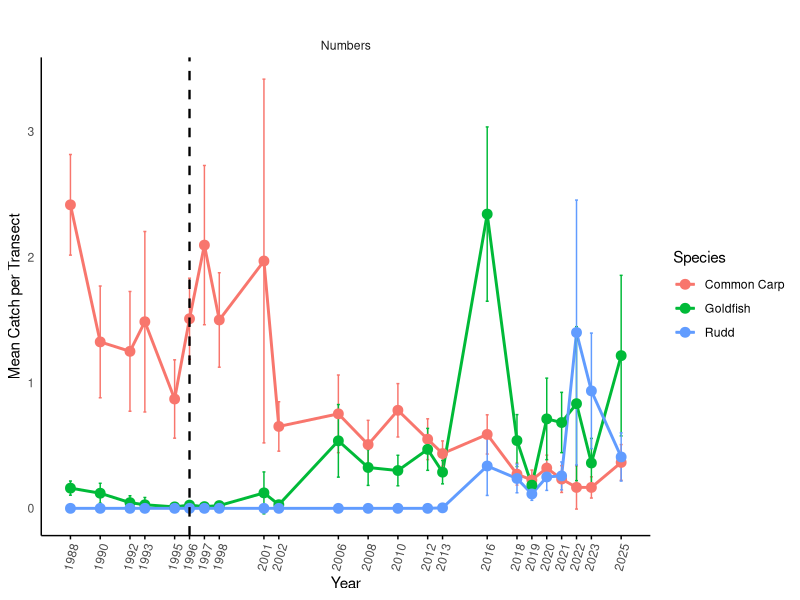

The R script that drew this image: (Note: this script raises an error after producing the figure.)
#efish catch data 
#DFO long-term boat electrofishing monitoring surverys
#includes all avaliable data. Sampling occured during spring, summer, fall at night, day, and dusk
#goldfish, common carp, and rudd

#load in data 


#get year column 
#change names to common 
library(lubridate)
library(dplyr)
library(tidyr)
library(ggplot2)
library(readxl)

#file locations 
efish_biomass <- read_excel("01_data/01_raw_files/efish data/efish_biomass.xlsx")
efishcatchdata <- read_excel("01_data/01_raw_files/efish data/efishcatchdata.xlsx")

efishcatchdata$year<-year(efishcatchdata$Date)
efish_biomass$year<-year(efish_biomass$Date)

#change namges 
efishcatchdata <- efishcatchdata %>%
 mutate(
  Species = case_when(
   Species == "F0181" ~ "Goldfish",
   Species == "F0186" ~ "Common Carp",
   Species == "F0220" ~ "Rudd",
   TRUE ~ Species
  )
 )

#now need to add in zeros/ tranects that were sampled but no catch occured for any of the three species 
#join test 
#these dataframes are in the raw data file 
head(efishcatchdata)
head(efish_biomass)


# Step 1: Get all unique transect-date combinations from the complete sampling data
all_samples <- efish_biomass %>%
 select(Sample, Location, Transect, Date, Time, Estimate, `Time Period`, year) %>%
 distinct()

# Find which transect-date combinations are NOT in the catch data
#anti-join fnction will find transect-date combination that exist in the sampling data (biomass df) but not the catch df

zero_catch_events <- all_samples %>%
 anti_join(efishcatchdata, by = c("Transect", "Date")) %>%
 mutate(
  Species = NA,
  Biomass = 0,
  Numbers = 0,
  year = year(Date)
 )

# Combine with original catch data
complete_catch_data <- bind_rows(efishcatchdata, zero_catch_events)


# Calculate mean catch per transect by species and year with confidence intervals
# This includes zeros where species wasn't caught but sampling occurred
summary_data <- complete_catch_data %>%
 # Get all unique transect-date-year combinations (all sampling events)
 distinct(Transect, Date, year) %>%
 # Cross join with all species to create every species x sampling event combination
 cross_join(
  complete_catch_data %>% 
   filter(!is.na(Species)) %>% 
   distinct(Species)
 ) %>%
 # Join back to actual catch data
 left_join(
  complete_catch_data %>% filter(!is.na(Species)),
  by = c("Transect", "Date", "year", "Species")
 ) %>%
 # Replace NAs with 0 (these are the true zeros where species wasn't caught)
 mutate(
  Numbers = ifelse(is.na(Numbers), 0, Numbers)
 ) %>%
 # Now calculate means and confidence intervals
 group_by(Species, year) %>%
 summarise(
  mean_numbers_per_transect = mean(Numbers),
  sd = sd(Numbers),
  n_transects = n(),
  se = sd / sqrt(n_transects),
  ci_lower = mean_numbers_per_transect - qt(0.975, n_transects - 1) * se,
  ci_upper = mean_numbers_per_transect + qt(0.975, n_transects - 1) * se,
  .groups = "drop"
 )



# Reshape data to long format
summary_long <- summary_data %>%
 pivot_longer(
  cols = c(mean_numbers_per_transect),
  names_to = "metric",
  values_to = "value"
 ) %>%
 mutate(metric = recode(metric,
                        "mean_numbers_per_transect" = "Numbers"))


#ggplot of rudd, common carp, goldfish mean catch over sampling years 

ggplot(summary_long, aes(x = year, y = value, color = Species)) +
 geom_line(linewidth = 1) +
 geom_errorbar(aes(ymin = ci_lower, ymax = ci_upper), width = 0.2) +
 geom_point(size = 3) +
 geom_vline(xintercept = 1996, linetype = "dashed", color = "black", linewidth = 0.8) +
 facet_wrap(~metric, scales = "free_y") +
 scale_x_continuous(breaks = unique(summary_long$year)) +
 labs(
  x = "Year",
  y = "Mean Catch per Transect",
  title = ""
 ) +
 theme_minimal() +
 theme(
  axis.text.x = element_text(angle = 75, hjust = 1),
  panel.grid.major = element_blank(),
  panel.grid.minor = element_blank(), 
  axis.line = element_line(color = "black"),
 axis.ticks.x = element_line(color = "black"))

#assign zone and replot by zone 

Transect_details <- read.csv("01_data/01_raw_files/efish data/HH_TransectDetails.csv")

complete_catch_data_zone <- complete_catch_data %>%
 left_join(Transect_details %>% select(Transect, Zone), by = "Transect")

summary_data_byzone <- complete_catch_data_zone %>%
 # Get all unique transect-date-year-zone combinations (all sampling events)
 distinct(Transect, Date, year, Zone) %>%
 # Cross join with all species to create every species x sampling event combination
 cross_join(
  complete_catch_data_zone %>% 
   filter(!is.na(Species)) %>% 
   distinct(Species)
 ) %>%
 # Join back to actual catch data
 left_join(
  complete_catch_data_zone %>% filter(!is.na(Species)),
  by = c("Transect", "Date", "year", "Zone", "Species")
 ) %>%
 # Replace NAs with 0 (these are the true zeros where species wasn't caught)
 mutate(
  Numbers = ifelse(is.na(Numbers), 0, Numbers)
 ) %>%
 # Now calculate means and confidence intervals by zone and year
 group_by(Species, year, Zone) %>%
 summarise(
  mean_numbers_per_transect = mean(Numbers),
  sd = sd(Numbers),
  n_transects = n(),
  se = sd / sqrt(n_transects),
  ci_lower = mean_numbers_per_transect - qt(0.975, n_transects - 1) * se,
  ci_upper = mean_numbers_per_transect + qt(0.975, n_transects - 1) * se,
  .groups = "drop"
 )

#and plot the data

zoneplot <- ggplot(summary_data_byzone, aes(x = year, y = mean_numbers_per_transect, color = Species)) +
  geom_rect(data = summary_data_byzone %>% filter(is_middle) %>% distinct(Zone),
            xmin = -Inf, xmax = Inf, ymin = -Inf, ymax = Inf,
            fill = "grey95", alpha = 0.5, inherit.aes = FALSE) +
  geom_line(linewidth = 1) +
  geom_errorbar(aes(ymin = ci_lower, ymax = ci_upper), width = 0.3, alpha = 0.6) +
  geom_point(size = 2.5) +
  geom_vline(xintercept = 1996, linetype = "dashed", color = "darkgrey", linewidth = 0.6) +
  facet_wrap(~Zone, ncol = 3, scales="fixed") +  # Removed scales argument - defaults to "fixed"
  scale_x_continuous(breaks = unique(summary_data_byzone$year)) +
  labs(
    x = "Year",
    y = "Mean Catch per Transect",
    title = "Mean Fish Catch per Transect by Species and Zone Over Time"
  ) +
  theme_minimal() +
  theme(
    axis.text.x = element_text(angle = 75, hjust = 1, size = 9),
    axis.text.y = element_text(size = 9),
    panel.grid.major = element_blank(),
    panel.grid.minor = element_blank(), 
    axis.line = element_line(color = "black"),
    axis.ticks.x = element_line(color = "black"),
    strip.text = element_text(face = "bold", size = 11),
    panel.spacing = unit(1, "lines"),
    legend.position = "bottom"
  )

zoneplot
